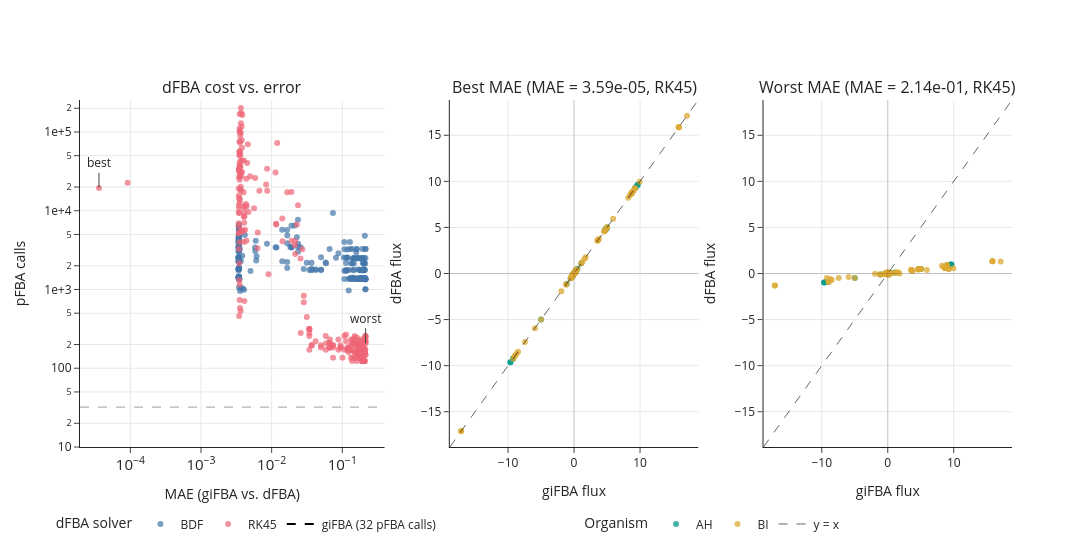

Notebook cell for this chart:
### Markdown cell above
## 5. dFBA cost vs. error, and best/worst flux comparison

Left: dFBA pFBA call count against MAE for each run. giFBA makes the same number of pFBA calls in every run, so it is drawn as a single dashed line.

Middle/right: giFBA vs. dFBA flux per reaction for the lowest- and highest-MAE runs, colored by organism. Hover over a point for the reaction, organism and both fluxes.

### Code cell
ORG_SHORT = {
    "Eubacterium_hallii_DSM_3353": "AH",
    "Bifidobacterium_longum_infantis_ATCC_15697": "BI",
}


def org_labels(run_id: str, columns: pd.Index) -> pd.Series:
    """Maps each flux column of one run to "AH" or "BI"."""
    names = model_names.get(run_id)
    return pd.Series(
        [ORG_SHORT[bau.get_org_label(names, bau.get_org_index(c))] for c in columns],
        index=columns,
    )


best_idx = eq_df_filtered["MAE"].idxmin()
worst_idx = eq_df_filtered["MAE"].idxmax()
assert df_filtered["gifba_pfba_calls"].nunique() == 1, "giFBA pFBA call count differs between runs"
gifba_calls = int(df_filtered["gifba_pfba_calls"].iloc[0])

fig = make_subplots(
    rows=1, cols=3,
    column_widths=[0.38, 0.31, 0.31],
    horizontal_spacing=0.07,
    subplot_titles=(
        "dFBA cost vs. error",
        f"Best MAE (MAE = {df.loc[best_idx, 'MAE']:.2e}, {df.loc[best_idx, 'solver_method']})",
        f"Worst MAE (MAE = {df.loc[worst_idx, 'MAE']:.2e}, {df.loc[worst_idx, 'solver_method']})",
    ),
)

for solver, color in bau.SOLVER_COLORS.items():
    runs = df_filtered[df_filtered["solver_method"] == solver]
    fig.add_trace(
        go.Scatter(
            x=runs["MAE"], y=runs["dfba_pfba_calls"], mode="markers", name=solver,
            marker=dict(size=6, color=color, opacity=0.7),
            customdata=runs.index,
            hovertemplate="run %{customdata}<br>MAE: %{x:.3g}<br>dFBA pFBA calls: %{y:,d}<extra>" + solver + "</extra>",
            legend="legend",
        ),
        row=1, col=1,
    )
fig.add_hline(y=gifba_calls, line_dash="dash", line_color="black", line_width=1.2, row=1, col=1)
# Dummy trace so the giFBA line appears in the legend.
fig.add_trace(go.Scatter(x=[None], y=[None], mode="lines", line=dict(color="black", dash="dash"),
                         name=f"giFBA ({gifba_calls} pFBA calls)", legend="legend"), row=1, col=1)

for run_id, tag in ((best_idx, "best"), (worst_idx, "worst")):
    fig.add_annotation(x=np.log10(df_filtered.loc[run_id, "MAE"]), y=np.log10(df_filtered.loc[run_id, "dfba_pfba_calls"]),
                       text=tag, showarrow=True, arrowhead=0, ax=0, ay=-25, row=1, col=1)
fig.update_xaxes(type="log", title_text="MAE (giFBA vs. dFBA)", showgrid=True, row=1, col=1)
# Floor at 1 call so the giFBA line clears the bottom edge; log-axis ranges are in log10 units.
y_top = np.log10(df_filtered["dfba_pfba_calls"].max()) + 0.1
fig.update_yaxes(type="log", title_text="pFBA calls", range=(1, y_top), showgrid=True, row=1, col=1)

for col, run_id in ((2, best_idx), (3, worst_idx)):
    gifba_s = gifba_fluxes_df.loc[run_id].astype("float64")
    dfba_s = dfba_fluxes_df.loc[run_id].reindex(gifba_s.index).astype("float64")
    orgs = org_labels(run_id, gifba_s.index)
    for org, color in bau.AH_BI_ORG_COLORS.items():
        mask = (orgs == org).to_numpy()
        fig.add_trace(
            go.Scatter(
                x=gifba_s[mask], y=dfba_s[mask], mode="markers", name=org,
                marker=dict(size=6, color=color, opacity=0.75),
                customdata=[rxn.rsplit("___", 1)[0] for rxn in gifba_s.index[mask]],
                hovertemplate="%{customdata} (" + org + ")<br>giFBA: %{x:.4g}<br>dFBA: %{y:.4g}<extra></extra>",
                legend="legend2", showlegend=col == 2,
            ),
            row=1, col=col,
        )
    lo = min(gifba_s.min(), dfba_s.min())
    hi = max(gifba_s.max(), dfba_s.max())
    pad = 0.05 * (hi - lo)
    lo, hi = lo - pad, hi + pad
    fig.add_trace(
        go.Scatter(x=[lo, hi], y=[lo, hi], mode="lines", line=dict(color="black", dash="dash", width=1),
                   opacity=0.6, name="y = x", hoverinfo="skip", legend="legend2", showlegend=col == 2),
        row=1, col=col,
    )
    fig.add_hline(y=0, line_color="black", line_width=0.8, opacity=0.2, row=1, col=col)
    fig.add_vline(x=0, line_color="black", line_width=0.8, opacity=0.2, row=1, col=col)
    fig.update_xaxes(title_text="giFBA flux", range=(lo, hi), showgrid=True, row=1, col=col)
    fig.update_yaxes(title_text="dFBA flux", range=(lo, hi), showgrid=True, row=1, col=col)

fig.update_layout(
    template="simple_white",
    height=550, width=1500,
    xaxis=dict(exponentformat="power",  showexponent="all"),
    yaxis=dict(exponentformat="power",  showexponent="all"),
    legend=dict(title=dict(text="dFBA solver"), orientation="h", x=0.18, y=-0.18, xanchor="center", yanchor="top"),
    legend2=dict(title=dict(text="Organism"), orientation="h", x=0.68, y=-0.18, xanchor="center", yanchor="top"),
)
fig.show()
fig.write_html(FIG_DIR / f"dfba_calls_vs_mae_flux_comparison_{config.name}.html")

### Figure 1 — Plotly figure (JSON) as saved in the notebook; plotly's stock layout.template omitted (floating-point values rounded to 4 significant figures; data arrays with more than 128 entries replaced by an {"elided": "..."} marker saying what was removed)
{"data": [{"customdata": {"elided": "251 str values"}, "hovertemplate": "run %{customdata}<br>MAE: %{x:.3g}<br>dFBA pFBA calls: %{y:,d}<extra>BDF</extra>", "legend": "legend", "marker": {"color": "#4477AA", "opacity": 0.7, "size": 6}, "mode": "markers", "name": "BDF", "type": "scatter", "x": {"elided": "251 float values"}, "xaxis": "x", "y": {"elided": "251 int values"}, "yaxis": "y"}, {"customdata": {"elided": "244 str values"}, "hovertemplate": "run %{customdata}<br>MAE: %{x:.3g}<br>dFBA pFBA calls: %{y:,d}<extra>RK45</extra>", "legend": "legend", "marker": {"color": "#EE6677", "opacity": 0.7, "size": 6}, "mode": "markers", "name": "RK45", "type": "scatter", "x": {"elided": "244 float values"}, "xaxis": "x", "y": {"elided": "244 int values"}, "yaxis": "y"}, {"legend": "legend", "line": {"color": "black", "dash": "dash"}, "mode": "lines", "name": "giFBA (32 pFBA calls)", "type": "scatter", "x": [null], "xaxis": "x", "y": [null], "yaxis": "y"}, {"customdata": {"elided": "439 str values"}, "hovertemplate": "%{customdata} (AH)<br>giFBA: %{x:.4g}<br>dFBA: %{y:.4g}<extra></extra>", "legend": "legend2", "marker": {"color": "#009988", "opacity": 0.75, "size": 6}, "mode": "markers", "name": "AH", "showlegend": true, "type": "scatter", "x": {"elided": "439 float values"}, "xaxis": "x2", "y": {"elided": "439 float values"}, "yaxis": "y2"}, {"customdata": {"elided": "389 str values"}, "hovertemplate": "%{customdata} (BI)<br>giFBA: %{x:.4g}<br>dFBA: %{y:.4g}<extra></extra>", "legend": "legend2", "marker": {"color": "#DDAA33", "opacity": 0.75, "size": 6}, "mode": "markers", "name": "BI", "showlegend": true, "type": "scatter", "x": {"elided": "389 float values"}, "xaxis": "x2", "y": {"elided": "389 float values"}, "yaxis": "y2"}, {"hoverinfo": "skip", "legend": "legend2", "line": {"color": "black", "dash": "dash", "width": 1}, "mode": "lines", "name": "y = x", "opacity": 0.6, "showlegend": true, "type": "scatter", "x": [-18.83, 18.83], "xaxis": "x2", "y": [-18.83, 18.83], "yaxis": "y2"}, {"customdata": {"elided": "439 str values"}, "hovertemplate": "%{customdata} (AH)<br>giFBA: %{x:.4g}<br>dFBA: %{y:.4g}<extra></extra>", "legend": "legend2", "marker": {"color": "#009988", "opacity": 0.75, "size": 6}, "mode": "markers", "name": "AH", "showlegend": false, "type": "scatter", "x": {"elided": "439 float values"}, "xaxis": "x3", "y": {"elided": "439 float values"}, "yaxis": "y3"}, {"customdata": {"elided": "389 str values"}, "hovertemplate": "%{customdata} (BI)<br>giFBA: %{x:.4g}<br>dFBA: %{y:.4g}<extra></extra>", "legend": "legend2", "marker": {"color": "#DDAA33", "opacity": 0.75, "size": 6}, "mode": "markers", "name": "BI", "showlegend": false, "type": "scatter", "x": {"elided": "389 float values"}, "xaxis": "x3", "y": {"elided": "389 float values"}, "yaxis": "y3"}, {"hoverinfo": "skip", "legend": "legend2", "line": {"color": "black", "dash": "dash", "width": 1}, "mode": "lines", "name": "y = x", "opacity": 0.6, "showlegend": false, "type": "scatter", "x": [-18.83, 18.83], "xaxis": "x3", "y": [-18.83, 18.83], "yaxis": "y3"}], "layout": {"annotations": [{"font": {"size": 16}, "showarrow": false, "text": "dFBA cost vs. error", "x": 0.1634, "xanchor": "center", "xref": "paper", "y": 1, "yanchor": "bottom", "yref": "paper"}, {"font": {"size": 16}, "showarrow": false, "text": "Best MAE (MAE = 3.59e-05, RK45)", "x": 0.5301, "xanchor": "center", "xref": "paper", "y": 1, "yanchor": "bottom", "yref": "paper"}, {"font": {"size": 16}, "showarrow": false, "text": "Worst MAE (MAE = 2.14e-01, RK45)", "x": 0.8667, "xanchor": "center", "xref": "paper", "y": 1, "yanchor": "bottom", "yref": "paper"}, {"arrowhead": 0, "ax": 0, "ay": -25, "showarrow": true, "text": "best", "x": -4.445, "xref": "x", "y": 4.29, "yref": "y"}, {"arrowhead": 0, "ax": 0, "ay": -25, "showarrow": true, "text": "worst", "x": -0.6703, "xref": "x", "y": 2.318, "yref": "y"}], "height": 550, "legend": {"orientation": "h", "title": {"text": "dFBA solver"}, "x": 0.18, "xanchor": "center", "y": -0.18, "yanchor": "top"}, "legend2": {"orientation": "h", "title": {"text": "Organism"}, "x": 0.68, "xanchor": "center", "y": -0.18, "yanchor": "top"}, "shapes": [{"line": {"color": "black", "dash": "dash", "width": 1.2}, "type": "line", "x0": 0, "x1": 1, "xref": "x domain", "y0": 32, "y1": 32, "yref": "y"}, {"line": {"color": "black", "width": 0.8}, "opacity": 0.2, "type": "line", "x0": 0, "x1": 1, "xref": "x2 domain", "y0": 0, "y1": 0, "yref": "y2"}, {"line": {"color": "black", "width": 0.8}, "opacity": 0.2, "type": "line", "x0": 0, "x1": 0, "xref": "x2", "y0": 0, "y1": 1, "yref": "y2 domain"}, {"line": {"color": "black", "width": 0.8}, "opacity": 0.2, "type": "line", "x0": 0, "x1": 1, "xref": "x3 domain", "y0": 0, "y1": 0, "yref": "y3"}, {"line": {"color": "black", "width": 0.8}, "opacity": 0.2, "type": "line", "x0": 0, "x1": 0, "xref": "x3", "y0": 0, "y1": 1, "yref": "y3 domain"}], "width": 1500, "xaxis": {"anchor": "y", "domain": [0, 0.3268], "exponentformat": "power", "showexponent": "all", "showgrid": true, "title": {"text": "MAE (giFBA vs. dFBA)"}, "type": "log"}, "xaxis2": {"anchor": "y2", "domain": [0.3968, 0.6634], "range": [-18.83, 18.83], "showgrid": true, "title": {"text": "giFBA flux"}}, "xaxis3": {"anchor": "y3", "domain": [0.7334, 1], "range": [-18.83, 18.83], "showgrid": true, "title": {"text": "giFBA flux"}}, "yaxis": {"anchor": "x", "domain": [0, 1], "exponentformat": "e", "range": [1, 5.406], "showexponent": "all", "showgrid": true, "title": {"text": "pFBA calls"}, "type": "log"}, "yaxis2": {"anchor": "x2", "domain": [0, 1], "range": [-18.83, 18.83], "showgrid": true, "title": {"text": "dFBA flux"}}, "yaxis3": {"anchor": "x3", "domain": [0, 1], "range": [-18.83, 18.83], "showgrid": true, "title": {"text": "dFBA flux"}}}}
